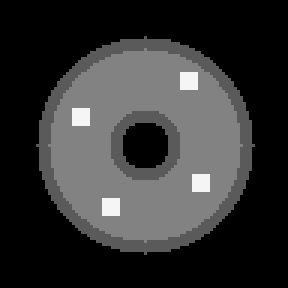
#> input picture examples/smoke_data/example_retina_a.tif, 96 x 96 px (shown 3 times larger)
$ python -i qc.py   (imports and definitions only)   (older library calls are emulated)
#> lines starting #> are read from the running program, lines starting #| are printed output that depends on the picture; after the words box and inside, x2 and y2 are one past the last pixel; in counts of white or black regions, pixels touching at a corner belong together
#> further down, picture is the input picture: shape (96, 96); min 0, max 245, mean 51.5
# src/qc.py

from __future__ import annotations
import numpy as np
import cv2
from typing import Dict, Tuple


def _tenengrad(image: np.ndarray) -> float:
    """Tenengrad (Sobel) focus measure: mean gradient magnitude squared."""
    gx = cv2.Sobel(image, cv2.CV_32F, 1, 0, ksize=3)
    gy = cv2.Sobel(image, cv2.CV_32F, 0, 1, ksize=3)
    g2 = gx * gx + gy * gy
    return float(np.mean(g2))


def _highfreq_energy(image: np.ndarray) -> float:
    """High-frequency energy via FFT magnitude beyond a low cutoff."""
    f = np.fft.rfft2(image.astype(np.float32))
    mag = np.abs(f)
    # Drop DC row/col and very low frequencies
    h, w = image.shape
    # Half of min dimension as naive band cutoff
    cutoff = max(4, min(h, w) // 32)
    # Build a mask that zeros out low frequencies on both axes
    hf = mag.copy()
    hf[:cutoff, :] = 0
    return float(np.mean(hf))


def focus_mask_multimetric(image: np.ndarray,
                           tile_size: int = 64,
                           brightness_min: float = 20,
                           brightness_max: float = 230,
                           weights: Dict[str, float] | None = None,
                           threshold_z: float = 0.0,
                           morph_kernel: int = 5) -> Tuple[np.ndarray, np.ndarray]:
    """
    Compute an in-focus mask by combining multiple normalized focus metrics per tile.
    Returns (mask_bool, focus_score_map_float32).
    """
#> called with tile_size = 64, brightness_min = 20, brightness_max = 230, threshold_z = 0, morph_kernel = 5
    if image.dtype != np.float32:
        img = image.astype(np.float32)
    else:
        img = image

    h, w = img.shape
#> h = 96; w = 96
    mask = np.zeros((h, w), dtype=np.uint8)
    score_map = np.zeros((h, w), dtype=np.float32)

    weights = weights or {"lap": 1.0, "ten": 1.0, "hf": 1.0}
    lap_scores, ten_scores, hf_scores, means = [], [], [], []

    # First pass: compute raw metrics per tile
    tiles = []
    for y in range(0, h, tile_size):
        for x in range(0, w, tile_size):
            y2, x2 = min(y + tile_size, h), min(x + tile_size, w)
            tile = img[y:y2, x:x2]
            m = float(tile.mean())
            means.append(m)
            lap = float(cv2.Laplacian(tile, cv2.CV_32F).var())
            ten = _tenengrad(tile)
            hf = _highfreq_energy(tile)
            lap_scores.append(lap)
            ten_scores.append(ten)
            hf_scores.append(hf)
            tiles.append((y, y2, x, x2))
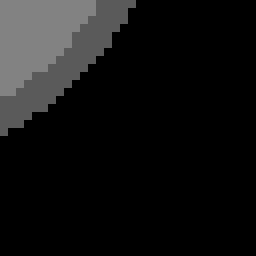
#> tile: shape (32, 32) float32 (shown 8 times larger); min 0, max 130, mean 19.1
#> after the loop, hf_scores = [987.7, 778.5, 669.8, 380.3]; lap_scores = [1582.4, 1463.1, 1501.9, 1210.1]; means = [63.85, 47.64, 46.97, 19.1]; ten_scores = [13487.3, 11859.1, 12108.4, 6216.8]; tiles = [(0, 64, 0, 64), (0, 64, 64, 96), (64, 96, 0, 64), (64, 96, 64, 96)]

    means = np.array(means, dtype=np.float32)
    lap_scores = np.array(lap_scores, dtype=np.float32)
    ten_scores = np.array(ten_scores, dtype=np.float32)
    hf_scores = np.array(hf_scores, dtype=np.float32)

    # Z-score normalization
    def z(x):
        std = x.std() if x.std() > 1e-12 else 1.0
#> std = 139.2
        return (x - x.mean()) / std

    lap_z, ten_z, hf_z = z(lap_scores), z(ten_scores), z(hf_scores)
#> lap_z = [1.03, 0.171, 0.449, -1.65]; ten_z = [0.923, 0.338, 0.428, -1.69]; hf_z = [1.29, 0.34, -0.156, -1.48]

    # Combine with weights
    for i, (y, y2, x, x2) in enumerate(tiles):
        if means[i] < brightness_min or means[i] > brightness_max:
            # leave as out-of-focus
            continue
        combined = (weights.get("lap", 1.0) * lap_z[i] +
                    weights.get("ten", 1.0) * ten_z[i] +
                    weights.get("hf", 1.0) * hf_z[i])
        score_map[y:y2, x:x2] = combined
        if combined >= threshold_z:
            mask[y:y2, x:x2] = 1
#> this loop made 4 passes
#> (y, y2, x, x2, combined) on passes 1 to 3: (0, 64, 0, 64, 3.25), (0, 64, 64, 96, 0.848), (64, 96, 0, 64, 0.72)
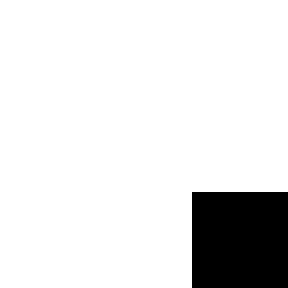
#> mask: shape (96, 96) (shown 3 times larger); values 0 (black) and 1 (white), 88.9% white; 1 black region, box (x1, y1, x2, y2) and area: (64, 64, 96, 96) 1024
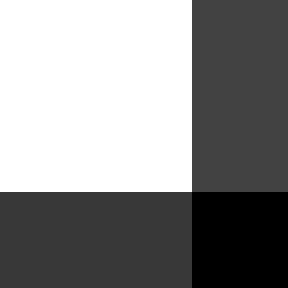
#> score_map: shape (96, 96) float32 (shown 3 times larger); min 0, max 3.25, mean 1.79; drawn with min black and max white

    # Morphological cleanup
    if morph_kernel and morph_kernel > 1:
        kernel = cv2.getStructuringElement(cv2.MORPH_ELLIPSE, (morph_kernel, morph_kernel))
        mask = cv2.morphologyEx(mask, cv2.MORPH_CLOSE, kernel)
#> mask: shape (96, 96); values 0 (black) and 1 (white), 88.9% white; 1 black region, box (x1, y1, x2, y2) and area: (64, 64, 96, 96) 1022

    return mask.astype(bool), score_map

>>> import cv2
>>> picture = cv2.imread('../examples/smoke_data/example_retina_a.tif', cv2.IMREAD_GRAYSCALE)
>>> result = focus_mask_multimetric(picture)
